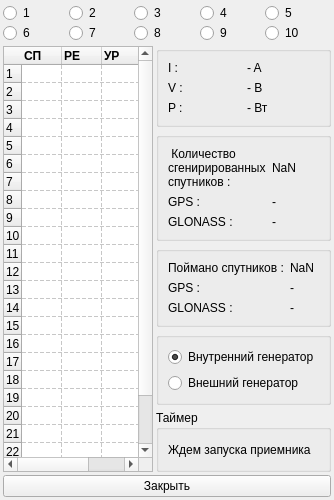
<?xml version="1.0" encoding="UTF-8"?>
<ui version="4.0">
 <class>page5_PRMWindow</class>
 <widget class="QWidget" name="page5_PRMWindow">
  <property name="geometry">
   <rect>
    <x>0</x>
    <y>0</y>
    <width>320</width>
    <height>500</height>
   </rect>
  </property>
  <property name="windowTitle">
   <string>Form</string>
  </property>
  <layout class="QGridLayout" name="gridLayout_7">
   <property name="leftMargin">
    <number>3</number>
   </property>
   <property name="topMargin">
    <number>3</number>
   </property>
   <property name="rightMargin">
    <number>3</number>
   </property>
   <property name="bottomMargin">
    <number>3</number>
   </property>
   <property name="spacing">
    <number>3</number>
   </property>
   <item row="1" column="1">
    <layout class="QVBoxLayout" name="verticalLayout">
     <property name="spacing">
      <number>5</number>
     </property>
     <item>
      <widget class="QGroupBox" name="groupBox">
       <property name="title">
        <string/>
       </property>
       <layout class="QGridLayout" name="gridLayout">
        <item row="0" column="0">
         <widget class="QLabel" name="label">
          <property name="text">
           <string>I : </string>
          </property>
         </widget>
        </item>
        <item row="0" column="1">
         <widget class="QLabel" name="label_I">
          <property name="text">
           <string>- A</string>
          </property>
         </widget>
        </item>
        <item row="1" column="0">
         <widget class="QLabel" name="label_3">
          <property name="text">
           <string>V : </string>
          </property>
         </widget>
        </item>
        <item row="1" column="1">
         <widget class="QLabel" name="label_V">
          <property name="text">
           <string>- B</string>
          </property>
         </widget>
        </item>
        <item row="2" column="0">
         <widget class="QLabel" name="label_5">
          <property name="text">
           <string>P : </string>
          </property>
         </widget>
        </item>
        <item row="2" column="1">
         <widget class="QLabel" name="label_P">
          <property name="text">
           <string>- Вт</string>
          </property>
         </widget>
        </item>
       </layout>
      </widget>
     </item>
     <item>
      <widget class="QGroupBox" name="groupBox_2">
       <property name="title">
        <string/>
       </property>
       <layout class="QGridLayout" name="gridLayout_2">
        <item row="1" column="0">
         <widget class="QLabel" name="label_8">
          <property name="text">
           <string>GPS : </string>
          </property>
         </widget>
        </item>
        <item row="1" column="1">
         <widget class="QLabel" name="label_GenGPS">
          <property name="text">
           <string>-</string>
          </property>
         </widget>
        </item>
        <item row="0" column="1">
         <widget class="QLabel" name="label_GenSp">
          <property name="text">
           <string>NaN</string>
          </property>
         </widget>
        </item>
        <item row="2" column="1">
         <widget class="QLabel" name="label_GenGLONASS">
          <property name="text">
           <string>-</string>
          </property>
         </widget>
        </item>
        <item row="2" column="0">
         <widget class="QLabel" name="label_9">
          <property name="text">
           <string>GLONASS : </string>
          </property>
         </widget>
        </item>
        <item row="0" column="0">
         <widget class="QLabel" name="label_7">
          <property name="text">
           <string> Количество сгенирированных спутников :</string>
          </property>
          <property name="wordWrap">
           <bool>true</bool>
          </property>
         </widget>
        </item>
       </layout>
      </widget>
     </item>
     <item>
      <widget class="QGroupBox" name="groupBox_3">
       <property name="title">
        <string/>
       </property>
       <layout class="QGridLayout" name="gridLayout_4">
        <item row="0" column="0">
         <widget class="QLabel" name="label_13">
          <property name="text">
           <string>Поймано спутников :</string>
          </property>
          <property name="wordWrap">
           <bool>false</bool>
          </property>
         </widget>
        </item>
        <item row="0" column="1">
         <widget class="QLabel" name="label_sumFaind">
          <property name="text">
           <string>NaN</string>
          </property>
         </widget>
        </item>
        <item row="1" column="0">
         <widget class="QLabel" name="label_15">
          <property name="text">
           <string>GPS :</string>
          </property>
         </widget>
        </item>
        <item row="1" column="1">
         <widget class="QLabel" name="label_GPSFind">
          <property name="text">
           <string>-</string>
          </property>
         </widget>
        </item>
        <item row="2" column="0">
         <widget class="QLabel" name="label_17">
          <property name="text">
           <string>GLONASS :</string>
          </property>
         </widget>
        </item>
        <item row="2" column="1">
         <widget class="QLabel" name="label_GLONASSFind">
          <property name="text">
           <string>-</string>
          </property>
         </widget>
        </item>
       </layout>
      </widget>
     </item>
     <item>
      <widget class="QGroupBox" name="groupBox_4">
       <property name="title">
        <string/>
       </property>
       <layout class="QGridLayout" name="gridLayout_5">
        <item row="1" column="0">
         <widget class="QRadioButton" name="radioButton_12">
          <property name="text">
           <string>Внешний генератор</string>
          </property>
          <property name="checkable">
           <bool>false</bool>
          </property>
         </widget>
        </item>
        <item row="0" column="0">
         <widget class="QRadioButton" name="radioButton_11">
          <property name="text">
           <string>Внутренний генератор</string>
          </property>
          <property name="checkable">
           <bool>true</bool>
          </property>
          <property name="checked">
           <bool>true</bool>
          </property>
         </widget>
        </item>
       </layout>
      </widget>
     </item>
     <item>
      <widget class="QGroupBox" name="groupBox_5">
       <property name="title">
        <string>Таймер</string>
       </property>
       <layout class="QGridLayout" name="gridLayout_3">
        <item row="0" column="0">
         <widget class="QLabel" name="label_Timer">
          <property name="text">
           <string>Ждем запуска приемника</string>
          </property>
          <property name="wordWrap">
           <bool>true</bool>
          </property>
         </widget>
        </item>
       </layout>
      </widget>
     </item>
    </layout>
   </item>
   <item row="0" column="0" colspan="2">
    <layout class="QGridLayout" name="gridLayout_6">
     <property name="spacing">
      <number>0</number>
     </property>
     <item row="0" column="1">
      <widget class="QRadioButton" name="radioButton_2">
       <property name="text">
        <string>2</string>
       </property>
       <property name="checkable">
        <bool>true</bool>
       </property>
      </widget>
     </item>
     <item row="0" column="0">
      <widget class="QRadioButton" name="radioButton">
       <property name="text">
        <string>1</string>
       </property>
       <property name="checkable">
        <bool>true</bool>
       </property>
      </widget>
     </item>
     <item row="0" column="2">
      <widget class="QRadioButton" name="radioButton_3">
       <property name="text">
        <string>3</string>
       </property>
      </widget>
     </item>
     <item row="0" column="3">
      <widget class="QRadioButton" name="radioButton_4">
       <property name="text">
        <string>4</string>
       </property>
      </widget>
     </item>
     <item row="0" column="4">
      <widget class="QRadioButton" name="radioButton_5">
       <property name="text">
        <string>5</string>
       </property>
      </widget>
     </item>
     <item row="2" column="0">
      <widget class="QRadioButton" name="radioButton_6">
       <property name="text">
        <string>6</string>
       </property>
      </widget>
     </item>
     <item row="2" column="1">
      <widget class="QRadioButton" name="radioButton_7">
       <property name="text">
        <string>7</string>
       </property>
      </widget>
     </item>
     <item row="2" column="2">
      <widget class="QRadioButton" name="radioButton_8">
       <property name="text">
        <string>8</string>
       </property>
      </widget>
     </item>
     <item row="2" column="3">
      <widget class="QRadioButton" name="radioButton_9">
       <property name="text">
        <string>9</string>
       </property>
      </widget>
     </item>
     <item row="2" column="4">
      <widget class="QRadioButton" name="radioButton_10">
       <property name="text">
        <string>10</string>
       </property>
      </widget>
     </item>
    </layout>
   </item>
   <item row="1" column="0">
    <widget class="QTableWidget" name="tableWidget">
     <property name="enabled">
      <bool>true</bool>
     </property>
     <property name="sizePolicy">
      <sizepolicy hsizetype="Fixed" vsizetype="Expanding">
       <horstretch>0</horstretch>
       <verstretch>0</verstretch>
      </sizepolicy>
     </property>
     <property name="maximumSize">
      <size>
       <width>150</width>
       <height>485</height>
      </size>
     </property>
     <property name="tabKeyNavigation">
      <bool>true</bool>
     </property>
     <property name="showDropIndicator" stdset="0">
      <bool>true</bool>
     </property>
     <property name="gridStyle">
      <enum>Qt::DashLine</enum>
     </property>
     <attribute name="horizontalHeaderDefaultSectionSize">
      <number>40</number>
     </attribute>
     <attribute name="verticalHeaderDefaultSectionSize">
      <number>17</number>
     </attribute>
     <row>
      <property name="text">
       <string>1</string>
      </property>
     </row>
     <row>
      <property name="text">
       <string>2</string>
      </property>
     </row>
     <row>
      <property name="text">
       <string>3</string>
      </property>
     </row>
     <row>
      <property name="text">
       <string>4</string>
      </property>
     </row>
     <row>
      <property name="text">
       <string>5</string>
      </property>
     </row>
     <row>
      <property name="text">
       <string>6</string>
      </property>
     </row>
     <row>
      <property name="text">
       <string>7</string>
      </property>
     </row>
     <row>
      <property name="text">
       <string>8</string>
      </property>
     </row>
     <row>
      <property name="text">
       <string>9</string>
      </property>
     </row>
     <row>
      <property name="text">
       <string>10</string>
      </property>
     </row>
     <row>
      <property name="text">
       <string>11</string>
      </property>
     </row>
     <row>
      <property name="text">
       <string>12</string>
      </property>
     </row>
     <row>
      <property name="text">
       <string>13</string>
      </property>
     </row>
     <row>
      <property name="text">
       <string>14</string>
      </property>
     </row>
     <row>
      <property name="text">
       <string>15</string>
      </property>
     </row>
     <row>
      <property name="text">
       <string>16</string>
      </property>
     </row>
     <row>
      <property name="text">
       <string>17</string>
      </property>
     </row>
     <row>
      <property name="text">
       <string>18</string>
      </property>
     </row>
     <row>
      <property name="text">
       <string>19</string>
      </property>
     </row>
     <row>
      <property name="text">
       <string>20</string>
      </property>
     </row>
     <row>
      <property name="text">
       <string>21</string>
      </property>
     </row>
     <row>
      <property name="text">
       <string>22</string>
      </property>
     </row>
     <row>
      <property name="text">
       <string>23</string>
      </property>
     </row>
     <row>
      <property name="text">
       <string>24</string>
      </property>
     </row>
     <column>
      <property name="text">
       <string>СП</string>
      </property>
      <property name="font">
       <font>
        <pointsize>9</pointsize>
        <weight>75</weight>
        <bold>true</bold>
       </font>
      </property>
      <property name="textAlignment">
       <set>AlignLeading|AlignBottom</set>
      </property>
     </column>
     <column>
      <property name="text">
       <string>РЕ</string>
      </property>
      <property name="font">
       <font>
        <weight>75</weight>
        <bold>true</bold>
       </font>
      </property>
      <property name="textAlignment">
       <set>AlignLeading|AlignBottom</set>
      </property>
     </column>
     <column>
      <property name="text">
       <string>УР</string>
      </property>
      <property name="font">
       <font>
        <weight>75</weight>
        <bold>true</bold>
       </font>
      </property>
      <property name="textAlignment">
       <set>AlignLeading|AlignBottom</set>
      </property>
     </column>
    </widget>
   </item>
   <item row="2" column="0" colspan="2">
    <widget class="QPushButton" name="pushButton_close">
     <property name="text">
      <string>Закрыть</string>
     </property>
    </widget>
   </item>
  </layout>
 </widget>
 <resources/>
 <connections/>
</ui>
